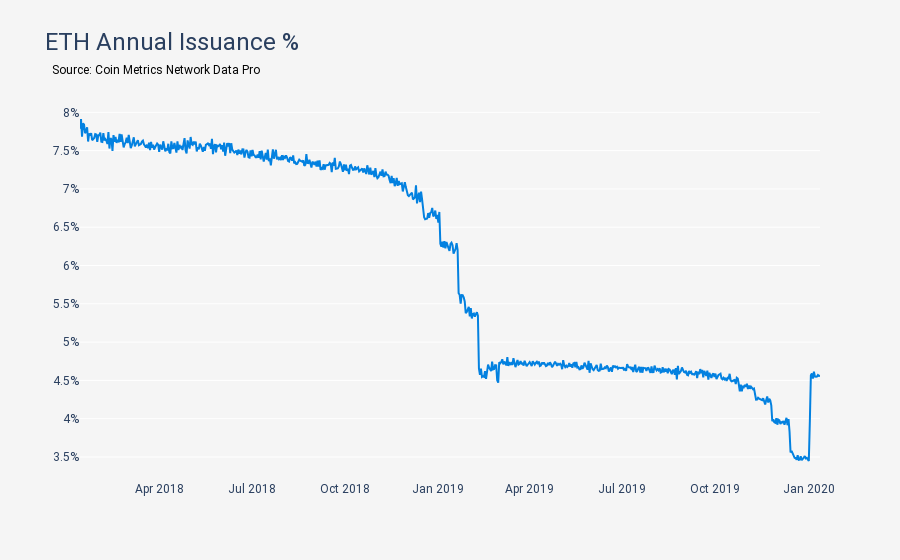

Write notebook code for a chart like this one.
### Code cell
dcr_title = 'ETH Annual Issuance %'
fig2 = LineChart(df=dcr_df, title=dcr_title, y_columns=list(map(lambda metric: 'eth.' + metric, dcr_metrics)), growth=dcr_growth, filled_area=False).run()
fig2.fig.update_layout(
            yaxis = {'ticksuffix': '%', 'side': 'left'},
            xaxis = {
                'showgrid' : False
            }
         )
fig2.show()

### Figure 1 — Plotly figure (JSON) as saved in the notebook; plotly's stock layout.template omitted (floating-point values rounded to 4 significant figures; data arrays with more than 128 entries replaced by an {"elided": "..."} marker saying what was removed)
{"data": [{"fill": "none", "marker": {"color": "#0381E0"}, "mode": "lines", "name": "eth.IssContPctAnn", "type": "scatter", "x": {"elided": "730 str values"}, "y": {"elided": "730 float values"}}], "layout": {"annotations": [{"align": "left", "font": {"color": "black", "size": 12}, "showarrow": false, "text": "Source: Coin Metrics Network Data Pro", "valign": "top", "x": -0.04, "xref": "paper", "y": 1.103, "yref": "paper"}], "font": {"family": "Roboto"}, "legend": {"bgcolor": "#F5F5F5", "orientation": "h", "x": 0.5, "xanchor": "center", "y": 1.05, "yanchor": "top"}, "paper_bgcolor": "#F5F5F5", "plot_bgcolor": "#F5F5F5", "title": {"font": {"family": "Roboto", "size": 24}, "text": "ETH Annual Issuance %"}, "xaxis": {"showgrid": false}, "yaxis": {"side": "left", "ticksuffix": "%"}}}
